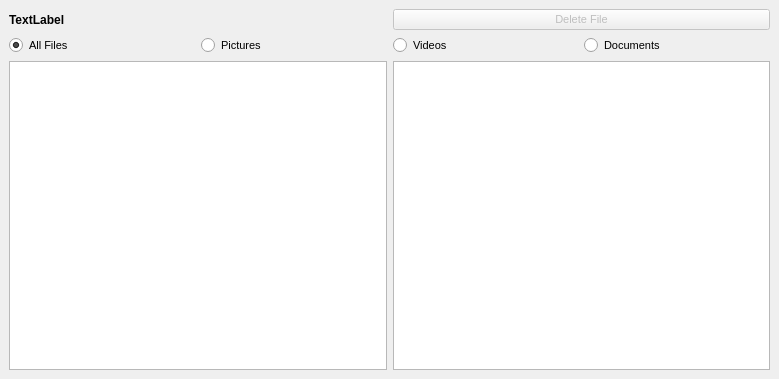
<?xml version="1.0" encoding="UTF-8"?>
<ui version="4.0">
 <class>ResultWindow</class>
 <widget class="QMainWindow" name="ResultWindow">
  <property name="geometry">
   <rect>
    <x>0</x>
    <y>0</y>
    <width>779</width>
    <height>379</height>
   </rect>
  </property>
  <property name="font">
   <font>
    <pointsize>8</pointsize>
   </font>
  </property>
  <property name="windowTitle">
   <string>Search result</string>
  </property>
  <property name="windowIcon">
   <iconset>
    <normaloff>../search_duplicate.ico</normaloff>../search_duplicate.ico</iconset>
  </property>
  <widget class="QWidget" name="centralwidget">
   <property name="font">
    <font>
     <pointsize>8</pointsize>
    </font>
   </property>
   <layout class="QVBoxLayout" name="verticalLayout_2">
    <item>
     <layout class="QHBoxLayout" name="horizontalLayout_2">
      <item>
       <widget class="QLabel" name="title_label">
        <property name="font">
         <font>
          <family>MS Sans Serif</family>
          <pointsize>9</pointsize>
          <weight>75</weight>
          <bold>true</bold>
         </font>
        </property>
        <property name="text">
         <string>TextLabel</string>
        </property>
       </widget>
      </item>
      <item>
       <widget class="QPushButton" name="del_pushButton">
        <property name="enabled">
         <bool>false</bool>
        </property>
        <property name="text">
         <string>Delete File</string>
        </property>
        <property name="autoRepeatDelay">
         <number>300</number>
        </property>
       </widget>
      </item>
     </layout>
    </item>
    <item>
     <layout class="QHBoxLayout" name="horizontalLayout_3">
      <item>
       <widget class="QRadioButton" name="all_radioButton">
        <property name="text">
         <string>All Files</string>
        </property>
        <property name="checked">
         <bool>true</bool>
        </property>
        <attribute name="buttonGroup">
         <string notr="true">buttonGroup</string>
        </attribute>
       </widget>
      </item>
      <item>
       <widget class="QRadioButton" name="picture_radioButton">
        <property name="text">
         <string>Pictures</string>
        </property>
        <attribute name="buttonGroup">
         <string notr="true">buttonGroup</string>
        </attribute>
       </widget>
      </item>
      <item>
       <widget class="QRadioButton" name="video_radioButton">
        <property name="text">
         <string>Videos</string>
        </property>
        <attribute name="buttonGroup">
         <string notr="true">buttonGroup</string>
        </attribute>
       </widget>
      </item>
      <item>
       <widget class="QRadioButton" name="doc_radioButton">
        <property name="text">
         <string>Documents</string>
        </property>
        <attribute name="buttonGroup">
         <string notr="true">buttonGroup</string>
        </attribute>
       </widget>
      </item>
     </layout>
    </item>
    <item>
     <layout class="QHBoxLayout" name="horizontalLayout">
      <item>
       <widget class="QListWidget" name="original_listWidget"/>
      </item>
      <item>
       <widget class="QListWidget" name="dup_listWidget"/>
      </item>
     </layout>
    </item>
   </layout>
  </widget>
 </widget>
 <resources/>
 <connections/>
 <buttongroups>
  <buttongroup name="buttonGroup"/>
 </buttongroups>
</ui>
